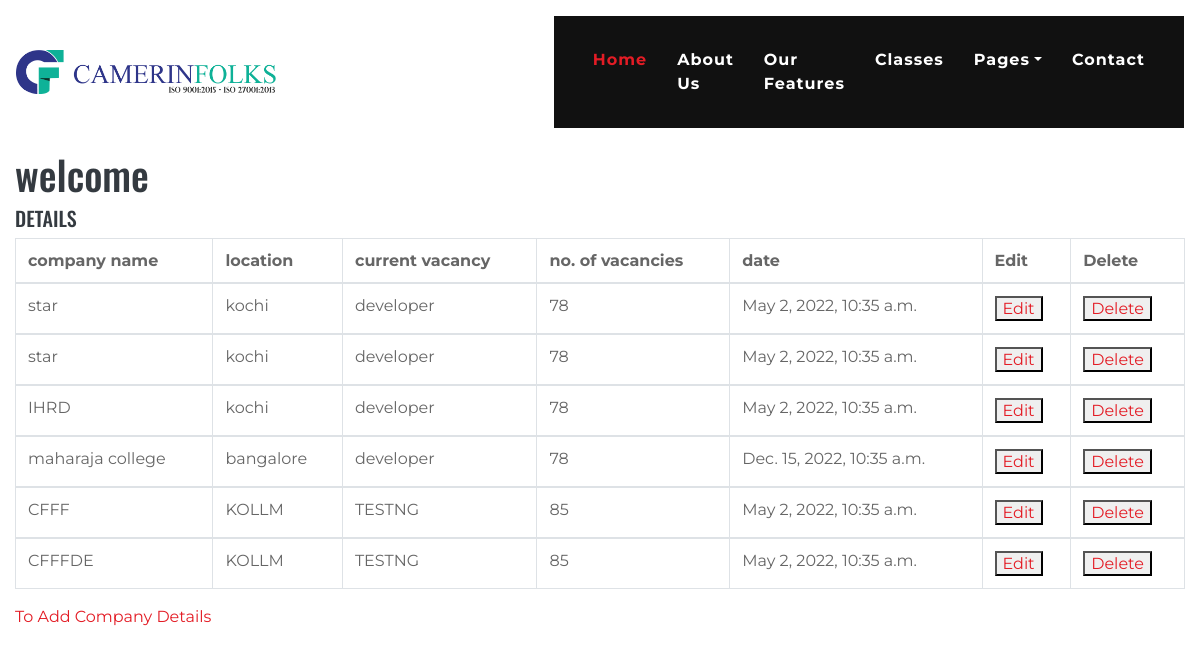
Screenshot of /madmin/companydata with the database file from the repository.
### mngadmin/models.py (models this page shows)
class mcompanyT(models.Model):
    cname=models.CharField(max_length=60)
    clocation=models.CharField(max_length=60)
    cvacancy=models.CharField(max_length=60)
    nvacancy=models.IntegerField()
    cdate=models.DateTimeField()

### mngadmin/views.py (the view)
# urls.py: path('companydata',views.mcompany),
def mcompany(request):
    obj=mcompanyT.objects.all()
    return render(request,"managementcompanyview.html",{"data":obj})

### templates/managementcompanyview.html (shortened to what this page needs)
{% extends "base.html" %}
{% load static %}
{% block content %}
<div class="container-fluid" style="position:absolute; top:150px; bottom: 130px;">
    <h1>welcome</h1>
    <body>
        <h5 style>
            DETAILS
        <form action="/madmin/companydata"method="post">
        <table border="5px" class="table table-bordered">
           <thead>
            <th>company name</th>
            <th>location</th>
            <th>current vacancy</th>
            <th>no. of vacancies</th>
            <th>date</th>
            <th>Edit</th>
            <th>Delete</th>
            </thead>
            {% for ls in data %}
            <tbody>
                <tr>
                    <td>{{ls.cname}}
                    </td>
                    <td>
                        {{ls.clocation}}
                    </td>
                    <td>
                        {{ls.cvacancy}}
                    </td>
                    <td>
                        {{ls.nvacancy}}
                    </td>
                    <td>
                        {{ls.cdate}}
                    </td>
                    <td>
                        <button><a href="/madmin/cedit?idn={{ls.id}}">Edit</a></button>
                    </td>
                    <td>
                        <button><a href="/madmin/cdelete?idn={{ls.id}}">Delete</a></button>
                    </td>
                </tr>
            </tbody>
            {% endfor %}
        </table>
        <a href="/madmin/companyadd">To Add Company Details</a>
    </body>
</div>
{% endblock %}

### templates/base.html (shortened to what this page needs)
 {% load static %}
<html>
<head>
    <link rel="stylesheet" href="https://cdn.jsdelivr.net/npm/bootstrap@4.3.1/dist/css/bootstrap.min.css">
    <link href="{% static 'https://cdnjs.cloudflare.com/ajax/libs/font-awesome/5.10.0/css/all.min.css' %}" rel="stylesheet">
    <link href="{% static 'lib/flaticon/font/flaticon.css' %}" rel="stylesheet">
    <link href="{% static 'css/style.min.css' %}" rel="stylesheet">
</head>
<body>
    <div class="container-fluid p-0 nav-bar">
        <nav class="navbar navbar-expand-lg bg-none navbar-dark py-3">
            <a href="/" class="navbar-brand">
                <img src="{% static 'logo1.png' %}" class="logo1" alt="image not found" width="50%" height="10%">
            </a>
            <div class="collapse navbar-collapse justify-content-between" id="navbarCollapse">
                <div class="navbar-nav ml-auto p-4 bg-secondary">
                    <a href="/" class="nav-item nav-link active">Home</a>
                    <a href="about" class="nav-item nav-link">About Us</a>
                    <a href="feature.html" class="nav-item nav-link">Our Features</a>
                    <a href="class.html" class="nav-item nav-link">Classes</a>
                    <div class="nav-item dropdown">
                        <a href="#" class="nav-link dropdown-toggle" data-toggle="dropdown">Pages</a>
                    </div>
                    <a href="contact.html" class="nav-item nav-link">Contact</a>
                </div>
            </div>
        </nav>
    </div>
</body>
{% block content %}
{% endblock %}
</html>

### rows the page displays
mcompanyT: cname "star", clocation "kochi", cvacancy "developer", nvacancy "78", cdate "May 2, 2022, 10:35 a.m."
mcompanyT: cname "star", clocation "kochi", cvacancy "developer", nvacancy "78", cdate "May 2, 2022, 10:35 a.m."
mcompanyT: cname "IHRD", clocation "kochi", cvacancy "developer", nvacancy "78", cdate "May 2, 2022, 10:35 a.m."
mcompanyT: cname "maharaja college", clocation "bangalore", cvacancy "developer", nvacancy "78", cdate "Dec. 15, 2022, 10:35 a.m."
mcompanyT: cname "CFFF", clocation "KOLLM", cvacancy "TESTNG", nvacancy "85", cdate "May 2, 2022, 10:35 a.m."
mcompanyT: cname "CFFFDE", clocation "KOLLM", cvacancy "TESTNG", nvacancy "85", cdate "May 2, 2022, 10:35 a.m."
